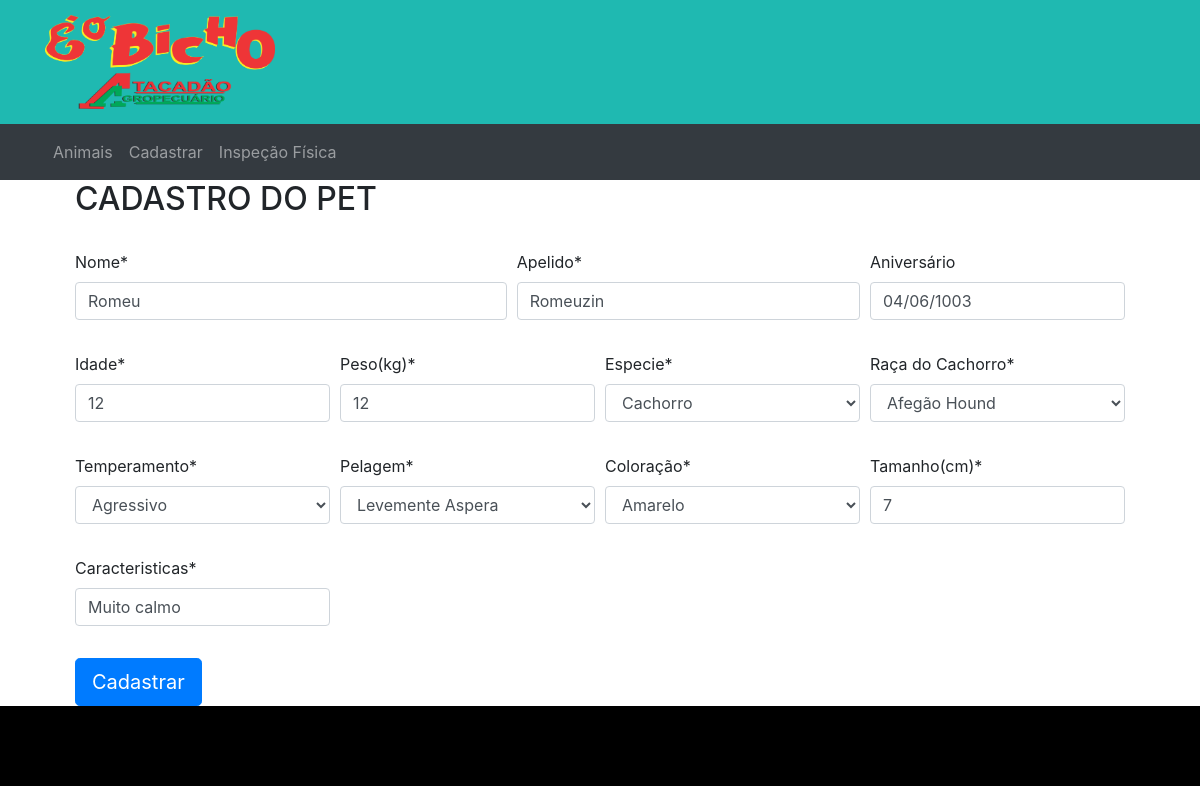
The app's page /update/1/ with its own data.
### pet/models.py (models this page shows, shortened)
class formPet(models.Model):
	nome = models.CharField('Nome',max_length=150)
	apelido = models.CharField('Apelido',max_length=30)
	aniversario = models.DateField('Aniversário', blank=True, null=True)
	idade = models.IntegerField('Idade')
	peso = models.IntegerField('Peso(kg)')
	tamanho = models.IntegerField('Tamanho')
	especie = models.CharField('Especie',max_length=10, choices=ESPECIE_CHOICES)
	racaCachorro = models.CharField('Raça do Cachorro',max_length=3, choices=RACA_CACHORRO)
	temperamento = models.CharField('Temperamento',max_length=3, choices=TEMPERAMENTO_CHOICES)
	pelagem = models.CharField('Pelagem',max_length=2, choices=PELAGEM_CHOICES)
	coloracao = models.CharField('Coloração',max_length=10, choices=COLORACAO_CHOICES)
	tamanho = models.IntegerField('Tamanho(cm)',)
	caracteristicas = models.CharField('Caracteristicas', max_length=200)

### pet/views.py (the view)
# urls.py: path('update/<int:pk>/', views.updatePet.as_view(), name="update"),
class updatePet(UpdateView):
    model = formPet
    fields = '__all__'
    success_url = reverse_lazy('pet:list')

### pet/templates/pet/formpet_form.html (shortened to what this page needs)
{% extends 'base.html' %}
{% load crispy_forms_tags %}
{% block content %}
<section class="container">
  <h2 class="">CADASTRO DO PET</h2>
  <form method="POST" action=".">
    <br>
    <div class="form-row">
      <div class="col col-lg-5 mb-3">
        	{{ form.nome|as_crispy_field }}
      </div>
      <div class="col-md-4 mb-3">
        {{ form.apelido|as_crispy_field }}
      </div>
      <div class="col-md-3 mb-3">
        {{ form.aniversario|as_crispy_field }}
      </div>
      <div class="col-md-3 mb-3">
        {{ form.idade|as_crispy_field }}
      </div>
      <div class="col-md-3 mb-3">
        {{ form.peso|as_crispy_field }}
      </div>
      <div class="col-md-3 mb-3">
        {{ form.especie|as_crispy_field }}
      </div>
      <div class="col-md-3 mb-3">
        {{ form.racaCachorro|as_crispy_field }}
      </div>
      <div class="col-md-3 mb-3">
       {{ form.temperamento|as_crispy_field }}
      </div>
      <div class="col-md-3 mb-3">
        {{ form.pelagem|as_crispy_field }}
      </div>
      <div class="col-md-3 mb-3">
        {{ form.coloracao|as_crispy_field }}
      </div>
      <div class="col-md-3 mb-3">
        {{ form.tamanho|as_crispy_field }}
      </div>
      <div class="col-md-3 mb-3">
        {{ form.caracteristicas|as_crispy_field }}
      </div>
    </div>
     <button class="btn btn-primary btn-lg" type="submit">Cadastrar</button>
  </form>
</section>
{% endblock content %}

### pet/static/css/style.css (style rules this page uses)
* { margin: 0px; padding: 0px; }

### records on screen
formPet: nome "Romeu", apelido "Romeuzin", aniversario "04/06/1003", idade "12", peso "12", especie "Cachorro", racaCachorro "Afegão Hound", temperamento "Agressivo", pelagem "Levemente Aspera", coloracao "Amarelo", tamanho "7", caracteristicas "Muito calmo"
